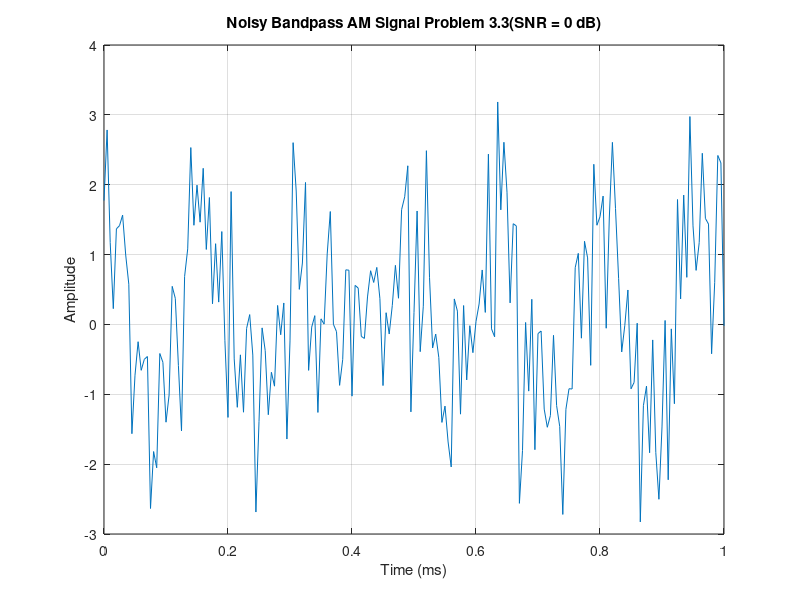
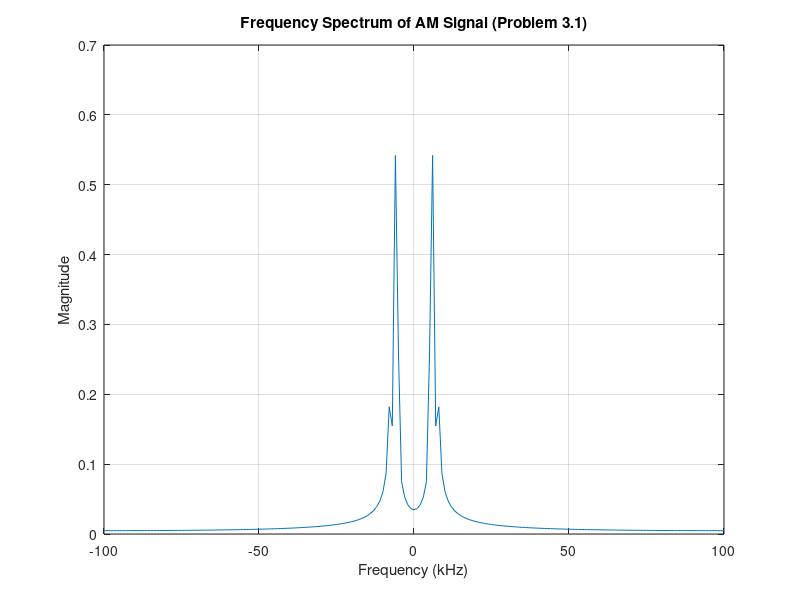

These figures' MATLAB source, in order: (Note: this script raises an error after producing the figures.)
% ECE 09433 - Lab 2 - Section 0.3
% Spectral Analysis of AM Signals
% Group 3

% Case 1: 
clc; clear; close all;

% initialize parameters for carrier amplitude, message modulation, modulation
% + carrier frequency, sampling frequency, duration, time vector
Ac = 1.2;        
Am = 0.5;    
fm = 1.25e3;      
fc = 6.25e3;     
fs = 200e3; % sample at 200 kHz
T = 1e-3;     
t = 0:1/fs:T;  

% generate signal s(t)
s_t = Ac *(1+Am*cos(2*pi*fm*t)).*cos(2*pi*fc*t);

% add noise to signal according to the snr given
SNR_dB = 0;                            
signal_power = mean(s_t.^2);             
noise_power = signal_power / (10^(SNR_dB/10)); 
noise = sqrt(noise_power) * randn(size(s_t)); 
s_t_noisy = s_t + noise;                 

% plot results (time domain plot for 1ms)
% Noisy time domain of problem 3.3 - 1ms duration
plot(t*1e3, s_t_noisy);
xlabel('Time (ms)');
ylabel('Amplitude');
title(['Noisy Bandpass AM Signal Problem 3.3(SNR = ' num2str(SNR_dB) ' dB)']);
grid on;
xlim([0 1]); 

% fourier transform the AM signal
N = length(s_t);
S_f_clean = abs(fftshift(fft(s_t, N))) / N;  
S_f_noisy = abs(fftshift(fft(s_t_noisy, N))) / N; 
f = linspace(-fs/2, fs/2, N);        

%plot freq spectrum (problem 3.1) 
figure;
plot(f/1e3, S_f_clean);
xlabel('Frequency (kHz)');
ylabel('Magnitude');
title('Frequency Spectrum of AM Signal (Problem 3.1)');
grid on;
lim([-50 50]); 

% plot freq for 3.3
figure;
plot(f/1e3, S_f_noisy);
xlabel('Frequency (kHz)');
ylabel('Magnitude');
title(['Frequency Spectrum of Noisy AM Signal for Problem 3.3 (SNR = ' num2str(SNR_dB) ' dB)']);
grid on;
xlim([-50 50]); 
